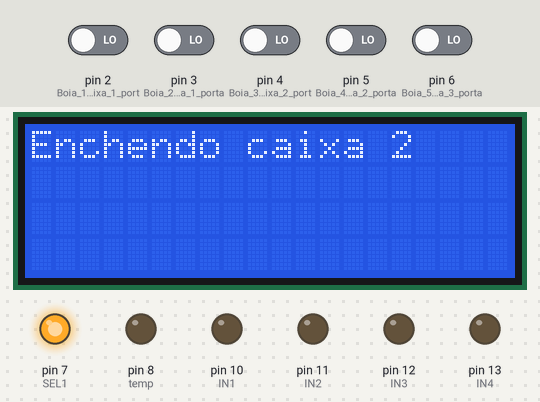
Simulated run of this sketch. Board: Arduino Uno, built with avr-gcc and run on an emulated ATmega328P. On the bench: 20×4 character LCD, output pins drawn as LEDs (lit = HIGH). Inputs (shaded band) come from the test bench; at power-on: pin 2 (Boia_1_baixa_caixa_1_port), pin 3 (Boia_2_alta_caixa_1_porta), pin 4 (Boia_3_baixa_caixa_2_port), pin 5 (Boia_4_alta_caixa_2_porta), pin 6 (Boia_5_alta_caixa_3_porta) LOW.

Above: at 1.3 s.
1.4 s: pin 4 (Boia_3_baixa_caixa_2_port) driven HIGH
4.4 s: pin 6 (Boia_5_alta_caixa_3_porta) driven HIGH
7.4 s: pin 4 (Boia_3_baixa_caixa_2_port) driven LOW
At 8.4 s:
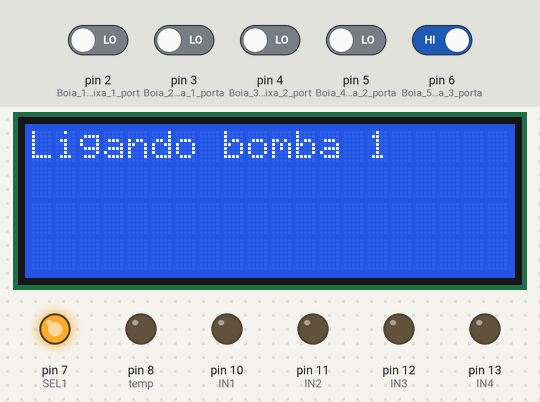
10.4 s: pin 6 (Boia_5_alta_caixa_3_porta) driven LOW
At 11.6 s:
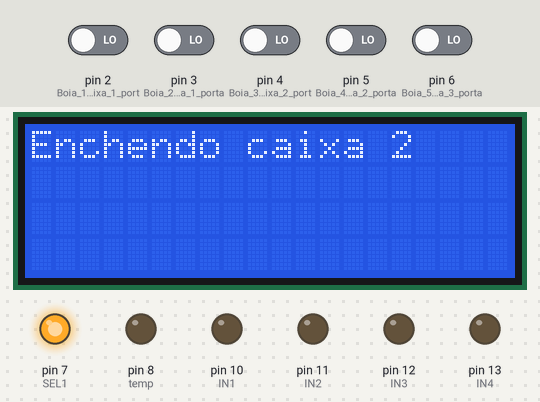
13.4 s: pin 4 (Boia_3_baixa_caixa_2_port) driven HIGH
16.4 s: pin 6 (Boia_5_alta_caixa_3_porta) driven HIGH
Timing chart, 0 to 19.4 s (numbered marks = the images above; inputs shaded):
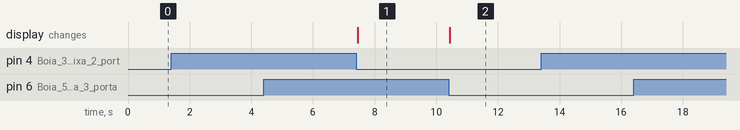

Measured:
- after the input at 1.4 s, every drawn part: stays the same
- after the input at 4.4 s, every drawn part: stays the same
- after the input at 7.4 s, the display: changes after 0.05 s (image 1)
- after the input at 10.4 s, the display: changes at once (image 2)
- after the input at 13.4 s, every drawn part: stays the same
- after the input at 16.4 s, every drawn part: stays the same

The sketch:

sketch_jun9adone.ino
```cpp
#include <Wire.h>
#include <LiquidCrystal_I2C.h>

LiquidCrystal_I2C lcd(0x27, 20, 4);

int boia1 = 0; // Boia 1 baixa caixa 1
int boia2 = 0; // Boia 2 alta caixa 1
int boia3 = 0; // Boia 3 alta caixa 2
int boia4 = 0; // Boia 4 alta caixa 2
int boia5 = 0; // Boia 5 alta caixa 3

// Definições dos pinos do Arduino ligados à entrada da Ponte H
int IN1 = 10;
int IN2 = 11;
int IN3 = 12;
int IN4 = 13;

int SEL1 = 7; // Pino para o solenoide
int temp = 8; // Pino para acionar o relé

void setup()
{
  lcd.init();
  lcd.init();
  lcd.backlight();
  lcd.setCursor(3, 0);
  lcd.print("Start");

  pinMode(2, INPUT); // Boia 1 baixa caixa 1 porta 2 do arduino
  pinMode(3, INPUT); // Boia 2 alta caixa 1 porta 3 do arduino

  pinMode(4, INPUT); // Boia 3 baixa caixa 2 porta 4 do arduino
  pinMode(5, INPUT); // Boia 4 alta caixa 2 porta 5 do arduino

  pinMode(6, INPUT); // Boia 5 alta caixa 3 porta 6 do arduino

  pinMode(IN1, OUTPUT); // Ponte H que liga as bombas de acordo com as boias de baixo
  pinMode(IN2, OUTPUT); // Ponte H que liga as bombas de acordo com as boias de baixo
  pinMode(IN3, OUTPUT); // Ponte H que liga as bombas de acordo com as boias de baixo
  pinMode(IN4, OUTPUT); // Ponte H que liga as bombas de acordo com as boias de baixo

  pinMode(SEL1, OUTPUT); // Configurar pino do solenoide como saída
  digitalWrite(SEL1, HIGH); // Ligar a solenoide

  pinMode(temp, OUTPUT); // Configurar pino para acionar o relé
  digitalWrite(temp, LOW); // Inicialmente, relé desligado
}

void loop()
{
  lcd.setCursor(0, 1);
  boia1 = digitalRead(2);
  boia2 = digitalRead(3);
  boia3 = digitalRead(4);
  boia4 = digitalRead(5);
  boia5 = digitalRead(6);

  if (boia2 == HIGH)
  {
    digitalWrite(SEL1, LOW); // Desligar a solenoide
    lcd.clear();
    lcd.print("Enchendo caixa 1");
  }
  else if (boia2 == LOW)
  {
    digitalWrite(SEL1, HIGH); // Ligar a solenoide
    lcd.clear();
    lcd.print("Enchendo caixa 2");
  }

  if (boia5 == HIGH)
  {
    digitalWrite(IN1, LOW);
    digitalWrite(IN2, LOW);
    lcd.clear();
    lcd.print("Ligando bomba 1");
  }
  else
  {
    if (boia1 == HIGH)
    {
      digitalWrite(IN1, HIGH);
      digitalWrite(IN2, LOW);
    }
    else if (boia1 == LOW)
    {
      digitalWrite(IN1, LOW);
      digitalWrite(IN2, LOW);
    }
  }

  if (boia4 == HIGH) {
    digitalWrite(IN3, HIGH);
    digitalWrite(IN4, LOW);
  }
  else if (boia4 == LOW)
  {
    digitalWrite(IN3, LOW);
    digitalWrite(IN4, LOW);
  }

  if (boia3 == HIGH){
    lcd.clear();
    lcd.print("Enchendo caixa 2");
  }
}
```
